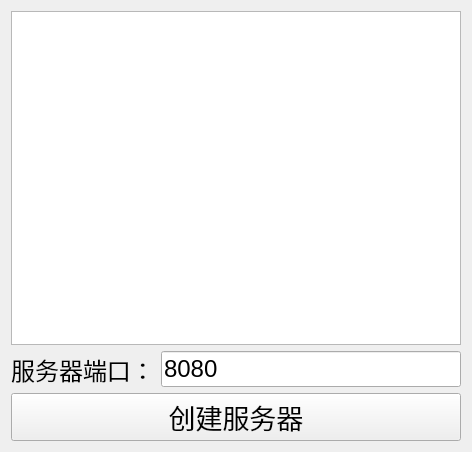
<?xml version="1.0" encoding="UTF-8"?>
<ui version="4.0">
 <class>ServerWidget</class>
 <widget class="QWidget" name="ServerWidget">
  <property name="geometry">
   <rect>
    <x>0</x>
    <y>0</y>
    <width>472</width>
    <height>452</height>
   </rect>
  </property>
  <property name="windowTitle">
   <string>聊天室服务器</string>
  </property>
  <layout class="QVBoxLayout" name="verticalLayout">
   <item>
    <widget class="QListWidget" name="listWidget"/>
   </item>
   <item>
    <layout class="QGridLayout" name="gridLayout">
     <item row="0" column="0">
      <widget class="QLabel" name="label">
       <property name="font">
        <font>
         <pointsize>18</pointsize>
        </font>
       </property>
       <property name="text">
        <string>服务器端口：</string>
       </property>
       <property name="alignment">
        <set>Qt::AlignCenter</set>
       </property>
      </widget>
     </item>
     <item row="0" column="1">
      <widget class="QLineEdit" name="lineEdit">
       <property name="font">
        <font>
         <pointsize>18</pointsize>
        </font>
       </property>
       <property name="text">
        <string>8080</string>
       </property>
      </widget>
     </item>
    </layout>
   </item>
   <item>
    <widget class="QPushButton" name="pushButton">
     <property name="font">
      <font>
       <pointsize>20</pointsize>
      </font>
     </property>
     <property name="text">
      <string>创建服务器</string>
     </property>
    </widget>
   </item>
  </layout>
 </widget>
 <resources/>
 <connections/>
</ui>
